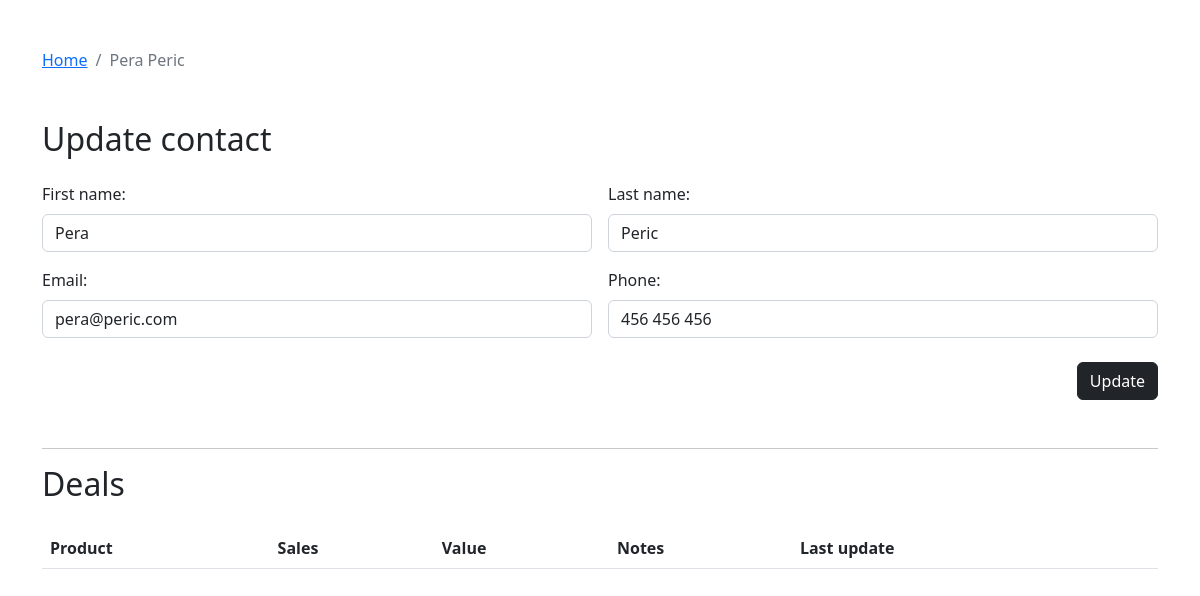
Page /views/contacts/edit.php?id=2 on the committed database.
### tables this page shows
create table if not exists contacts
(
    id         bigint auto_increment
        primary key,
    first_name varchar(50)                         not null,
    last_name  varchar(50)                         not null,
    email      varchar(255)                        not null,
    phone      varchar(20)                         not null,
    created_at timestamp default CURRENT_TIMESTAMP not null,
    updated_at timestamp default CURRENT_TIMESTAMP not null,
    constraint contacts_email_uindex
        unique (email),
    constraint contacts_id_uindex
        unique (id)
);

### app/Models/ContactModel.php (called while the page is built, shortened)
<?php
class ContactModel extends Model
{
    private string $firstName;
    private string $lastName;
    private string $email;
    private string $phone;
    public function getFullName() : string
    {
        return $this->getFirstName() . " " . $this->getLastName();
    }
    public function getFirstName(): string
    {
        return $this->firstName;
    }
    public function setFirstName(string $firstName): void
    {
        $this->firstName = $firstName;
    }
    public function getLastName(): string
    {
        return $this->lastName;
    }
    public function setLastName(string $lastName): void
    {
        $this->lastName = $lastName;
    }
    public function getEmail(): string
    {
        return $this->email;
    }
    public function setEmail(string $email): void
    {
        $this->email = $email;
    }
    public function getPhone(): string
    {
        return $this->phone;
    }
    public function setPhone(string $phone): void
    {
        $this->phone = $phone;
    }
}

### app/Repositories/BaseRepo.php (called while the page is built, shortened)
<?php
require_once $_SERVER["DOCUMENT_ROOT"] . "/app/Database/Database.php";
abstract class BaseRepo
{
    protected Database $database;
    public function __construct()
    {
        $this->database = new Database();
    }
    protected function fetchResultById(string $table, int $id) : ?Model
    {
        $this->database->connect();
        $stmt = $this->database->prepare("SELECT * FROM $table where id = ?");
        $stmt->bind_param("i", $id);
        $res = null;
        if($stmt->execute()) {
            $result = $stmt->get_result();
            while($row = $result->fetch_assoc()) {
                $res = $this->fillModelFromRow($row);
            }
        }
        $this->database->disconnect();
        return $res;
    }
    protected function fetchAndFillAllResults(string $query, string $bindString = null, array $bindValues = []) : array
    {
        $this->database->connect();
        $res = [];
        $this->database->disconnect();
        return $res;
    }
}

### app/Database/Database.php (called while the page is built, shortened)
<?php
class Database
{
    private string $server = 'localhost';
    private string $user = 'root';
    private string $password = 'Root.123';
    private string $database = 'lr20190024';
    private mysqli $client;
    public function connect() : void
    {
        $this->client = new mysqli($this->server, $this->user, $this->password, $this->database);
        $this->client->set_charset("utf8");
    }
    public function prepare(string $sql) : mysqli_stmt
    {
        return $this->client->prepare($sql);
    }
}

### app/Repositories/ContactModelRepo.php (called while the page is built, shortened)
<?php
require_once $_SERVER["DOCUMENT_ROOT"] . "/app/Models/ContactModel.php";
require_once $_SERVER["DOCUMENT_ROOT"] . "/app/Repositories/BaseRepo.php";
class ContactModelRepo extends BaseRepo
{
    public function getById(int $id) : ?Model
    {
        return $this->fetchResultById(
            'contacts',
            $id
        );
    }
}

### app/Controllers/ContactEditController.php (called while the page is built, shortened)
<?php
require_once $_SERVER["DOCUMENT_ROOT"] . "/app/Repositories/ContactModelRepo.php";
require_once $_SERVER["DOCUMENT_ROOT"] . "/app/Models/ContactModel.php";
require_once $_SERVER["DOCUMENT_ROOT"] . "/app/Validators/ValidatorProcessor.php";
require_once $_SERVER["DOCUMENT_ROOT"] . "/app/Validators/Required.php";
require_once $_SERVER["DOCUMENT_ROOT"] . "/app/Validators/IsNumeric.php";
class ContactEditController
{
    private function validate() : ValidatorProcessor
    {
        return (new ValidatorProcessor())->process([
            'id' => [
                new Required(),
                new IsNumeric(),
            ]
        ]);
    }
    public function getContactById() : ?ContactModel
    {
        $data = $this->validate();
        $id = $data->input('id');
        $repo = new ContactModelRepo();
        return $repo->getById($id);
    }
}

### app/Validators/ValidatorProcessor.php (called while the page is built, shortened)
<?php
class ValidatorProcessor
{
    private function getValueForFieldName(string $fieldName) : mixed
    {
        if($_SERVER['REQUEST_METHOD'] === 'POST') {
            return $_POST[$fieldName] ?? null;
        } else if ($_SERVER['REQUEST_METHOD'] === 'GET') {
            return $_GET[$fieldName] ?? null;
        }
        return null;
    }
    public function process(array $data) : static
    {
        foreach ($data as $fieldName => $validators) {
            $value = $this->getValueForFieldName($fieldName);
        }
        return $this;
    }
}

### app/Validators/Required.php (called while the page is built, shortened)
<?php
class Required implements Validator
{
    public function isValid(mixed $value): bool
    {
        return !empty($value);
    }
}

### app/Validators/IsNumeric.php (called while the page is built, shortened)
<?php
class IsNumeric implements Validator
{
    public function isValid(mixed $value): bool
    {
        return empty($value) || is_numeric($value);
    }
}

### views/contacts/edit.php (the view, shortened to what this page needs)
<?php
require_once $_SERVER["DOCUMENT_ROOT"] . "/app/Controllers/ContactEditController.php";
$controller = new ContactEditController();
$model = $controller->getContactById();
?>
<!doctype html>
<html lang="en">
<head>
    <link href="https://cdn.jsdelivr.net/npm/bootstrap@5.2.2/dist/css/bootstrap.min.css" rel="stylesheet">
</head>
<body>
<main class="container my-5">
    <nav aria-label="breadcrumb" class="mb-5">
        <ol class="breadcrumb">
            <li class="breadcrumb-item"><a href="/">Home</a></li>
            <?php if($model) : ?>
                <li class="breadcrumb-item active" aria-current="page">
                    <?= $model->getFullName() ?>
                </li>
            <?php endif; ?>
        </ol>
    </nav>
    <?php if($model) : ?>
        <div class="mb-4">
            <h2 class="mb-4">Update contact</h2>
            <form>
                <div class="row g-3">
                    <div class="col-md-6">
                        <label for="first_name" class="form-label">First name:</label>
                        <input type="text" class="form-control" placeholder="Jane"
                               value="<?= $model->getFirstName() ?>"
                               id="first_name" required>
                    </div>
                    <div class="col-md-6">
                        <label for="last_name" class="form-label">Last name:</label>
                        <input type="text" class="form-control" placeholder="Doe"
                               value="<?= $model->getLastName() ?>"
                               id="last_name" required>
                    </div>
                    <div class="col-md-6">
                        <label for="email" class="form-label">Email:</label>
                        <input type="email" class="form-control" placeholder="example@example.com"
                               value="<?= $model->getEmail() ?>"
                               id="email" required>
                    </div>
                    <div class="col-md-6">
                        <label for="phone" class="form-label">Phone:</label>
                        <input type="text" placeholder="123 123 123" class="form-control"
                               value="<?= $model->getPhone() ?>"
                               id="phone" required>
                    </div>
                </div>
                <div class="d-grid gap-2 d-md-flex justify-content-md-end mt-4">
                    <button type="button"
                            id="createContact"
                            class="btn btn-dark mb-4">Update</button>
                </div>
            </form>
        </div>
        <hr class="my-3" />
        <div class="mb-4">
            <h2 class="mb-4">Deals</h2>
            <table class="table table-striped">
                <thead>
                <tr>
                    <th>Product</th>
                    <th>Sales</th>
                    <th>Value</th>
                    <th>Notes</th>
                    <th>Last update</th>
                    <th></th>
                </tr>
                </thead>
            </table>
        </div>
    <?php else : ?>
        <div class="alert alert-danger" role="alert" id="contactCreateException">
            Cannot load contact information :(
        </div>
    <?php endif; ?>
</main>
</body>
</html>

### rows in the picture
contacts: $model->getFullName() "Pera Peric", first_name "Pera", last_name "Peric", email "pera@peric.com", phone "456 456 456"
